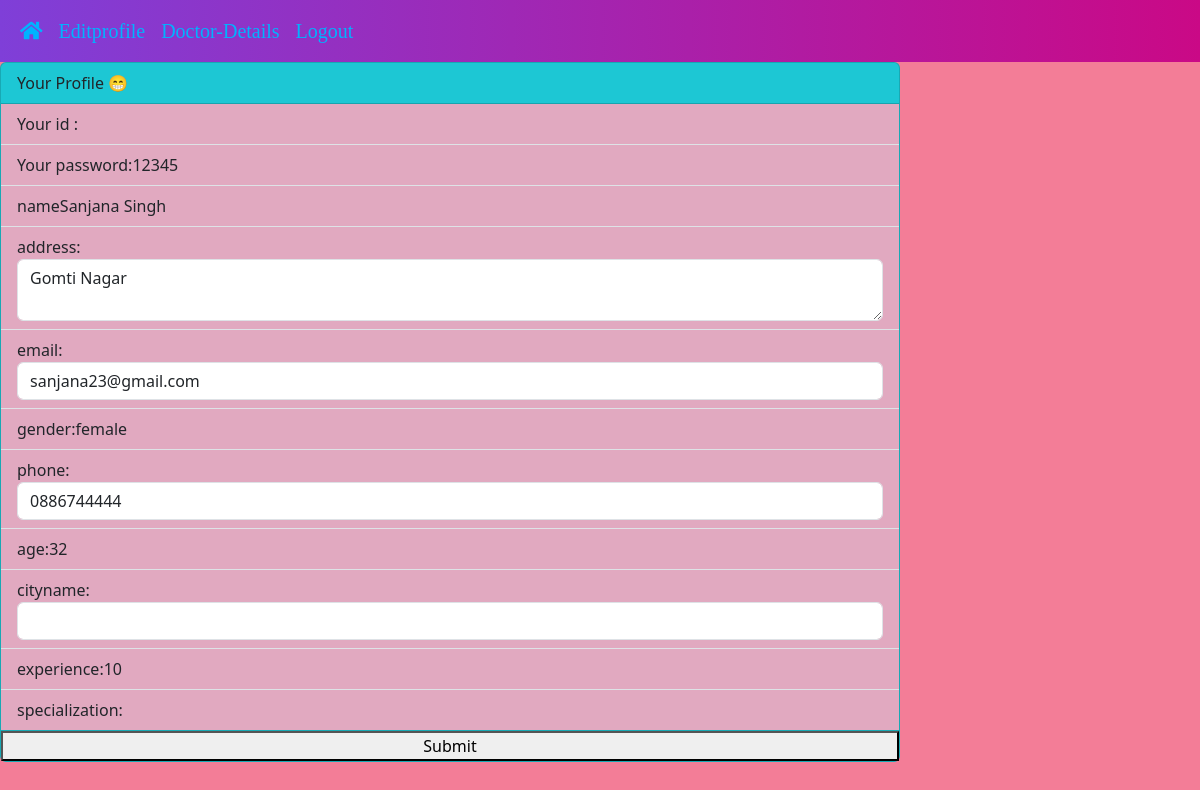
/dedit_profile/ (signed in), run on the app's committed database.
### Aid_app/models.py (models this page shows)
class Doctor(models.Model):
    Doctorid=models.CharField(primary_key=True,max_length=20)
    password=models.CharField(max_length=45)
    name=models.CharField(max_length=30)
    address=models.TextField()
    email=models.EmailField(max_length=30)
    gender=models.CharField(max_length=6)
    phone=models.CharField(max_length=45)
    age=models.IntegerField()
    cityName=models.CharField(max_length=45)
    fieldSpecialist=models.TextField(default="")
    experience=models.CharField(max_length=45)

### Aid_app/doctor_views.py (the view, shortened to what this page needs)
# urls.py: path('dedit_profile/',doctor_views.dedit_profile,name="dedit_profile"),
def dedit_profile(request):
    if request.method =='GET':
        loggedin_userid=request.session["session_key"] #fething values from session
        doctor_object=Doctor.objects.get(Doctorid=loggedin_userid)
        context={"doctor_data":doctor_object}
        return render(request,'Aid_app/Doctor/doctorprofile.html',context)

### Aid_app/templates/Aid_app/Doctor/doctorprofile.html (shortened to what this page needs)
<!DOCTYPE html>
<html lang="en">
<head>
    {%include 'Aid_app/common/commoncss.html'%}
</head>
<body class="color" style="background-color: rgb(243, 125, 151); height:fit-content";>
    {% include 'Aid_app/Doctor/doctor_header.html' %}
    <form method="post" action="/dedit_profile/">
    <div class="card w-75 justify-content-center" style="background-color: rgb(29, 205, 218); height:fit-content";>
        <div class="card-header">
          Your Profile 😁
        </div>
        <ul class="list-group list-group-flush">
          <li class="list-group-item">Your id :{{doctor_data.id}} </li>
          <li class="list-group-item">Your password:{{doctor_data.password}}</li>
          <li class="list-group-item">name{{doctor_data.name}}</li>
          <li class="list-group-item">
            address:
            <textarea row="2" cols="100" name="address" required class="form-control">{{doctor_data.address}}</textarea>  </li>
          <li class="list-group-item">
          email:
          <input type="email"name="email" required class="form-control" value="{{doctor_data.email}}"></li>
          <li class="list-group-item">gender:{{doctor_data.gender}}</li>
          <li class="list-group-item"> phone:
            <input type="number"name="phone" required class="form-control" value="{{doctor_data.phone}}"> </li>
          <li class="list-group-item">age:{{doctor_data.age}}</li>
          <li class="list-group-item">cityname:
            <input type="text" name="city" required class="form-control" value="{{doctor_data.cityname}}"> </li>
          <li class="list-group-item">experience:{{doctor_data.experience}}</li>
          <li class="list-group-item">specialization:{{doctor_data.specialization}}</li>
        </ul>
        <button type="submit".class="btn.btn.primary">Submit</button>
      </div>
    </form>
</body>
</html>

### Aid_app/templates/Aid_app/Doctor/doctorprofile.html (style rules this page uses)
.list-group-item { background-color: rgba(244, 166, 189, 0.911)!important; }

### data on the page
Doctor: password "12345", name "Sanjana Singh", address "Gomti Nagar", email "sanjana23@gmail.com", gender "female", phone "0886744444", age "32", experience "10"
